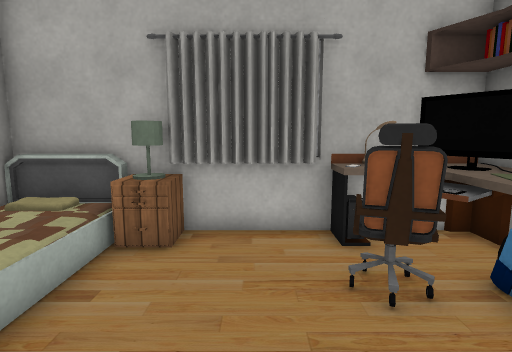
view 1 (above)

12 first-person views from a walk through a 3-D level made in the Unity game engine. The camera is 1.2 m above the floor, tilts 8° down and sees 80° across. The floor is counted in squares, 0.5 m on a side. Each view is taken from the middle of a square. On the plan, view 1 faces up. The plan holds only what a view shows up to about 19 squares ahead; the rest is blank. The player is left out. Some surface patterns are stand-ins.

view 2
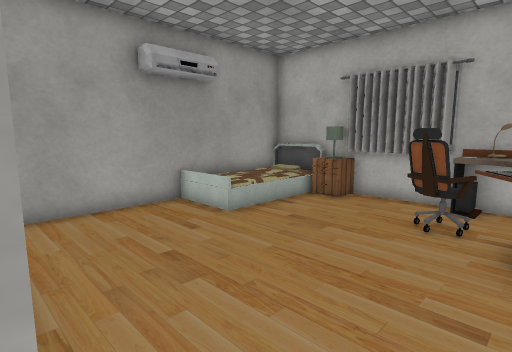

view 3
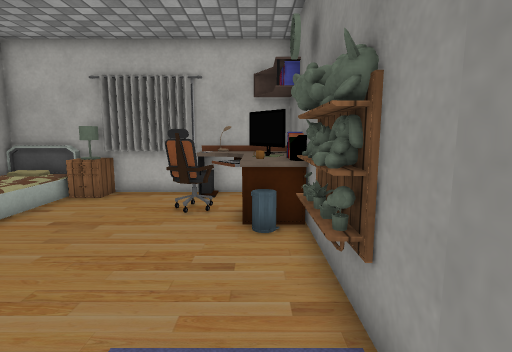

view 4
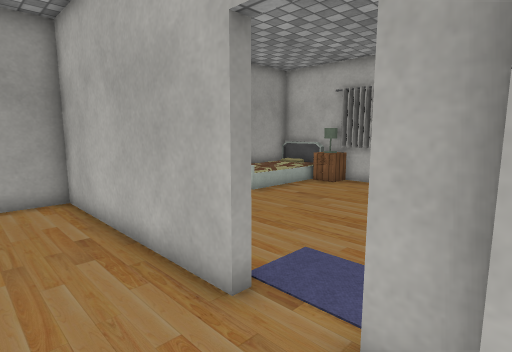

view 5
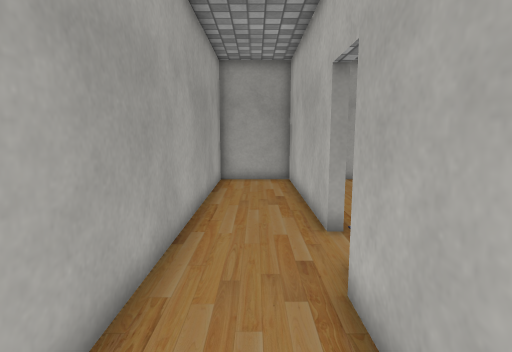

view 6
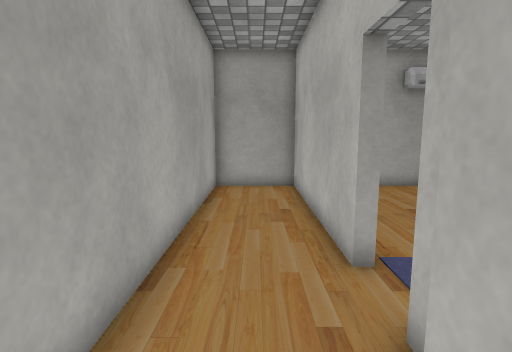

view 7
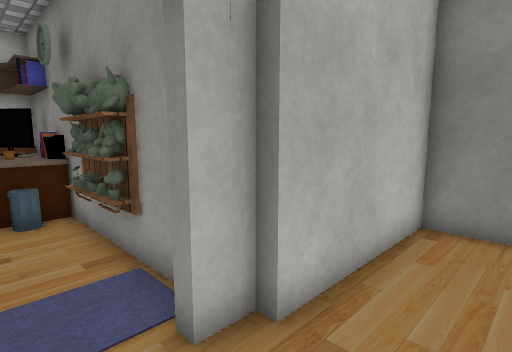

view 8
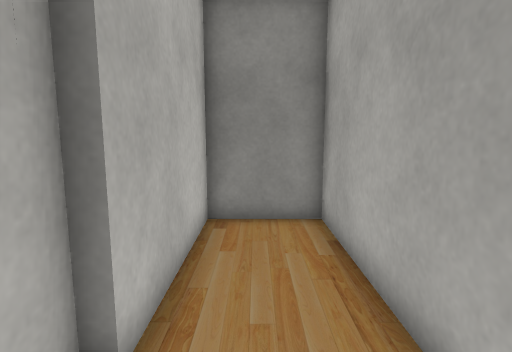

view 9
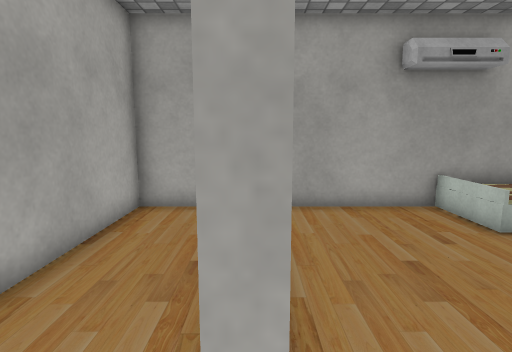

view 10
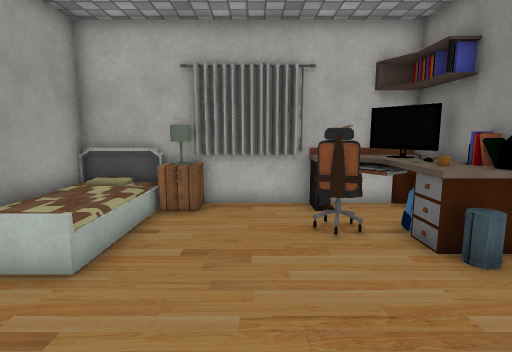

view 11
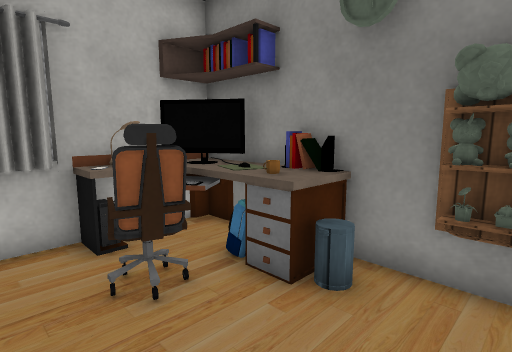

view 12
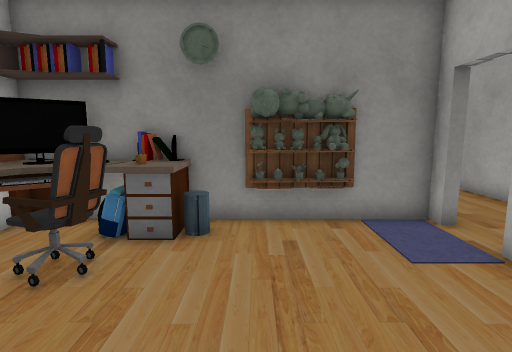

### Floor plan
Points are (right, up) in squares from view 1. A wall is a line through its corners. A room is listed if a view was taken in it or the views show most of it. See-through windows are left out.
Room 1 (views 1, 2, 9, 10, 11, 12)
walls: (5.4, 1.4) (5.4, 2.5); (-3.4, 7.4) (-5.8, 7.4) (-5.8, -2.9); (2.8, -3.8) (2.8, -4.2); (4.8, -4.2) (4.8, -3.9) (5.3, -3.9) (5.3, -2.4); (5.7, -4.6) (5.7, -4.2)
low walls: (1.6, 7.4) (-1.5, 7.4)
ways out: opening at (3.5, -4) to room 2
objects: cabinet (-3, 6) to (-2, 6); lamp (-3, 7) to (-2, 7); curtain (0, 7); chair (1, 4) to (2, 4); table (2, 6); other object (2, 7); keyboard (3, 5) to (3, 6); lamp (3, 7); table (4, 3); cup (4, 4); computer (4, 5) to (5, 7); carpet (5, -2); shelf (5, -1) to (5, 1); bookshelf (5, 3) to (5, 4); table (5, 7)
Room 2 (views 3, 4, 5, 6, 7, 8)
walls: (2.8, -4.2) (-5.8, -4.2) (-5.8, -7.8) (11.4, -7.8) (11.4, -4.6) (5.7, -4.6); (5.7, -4.2) (4.8, -4.2)
ways out: opening at (3.5, -4) to room 1

Where each view was taken, in squares from view 1:
view 1: 0 up, 0 right, facing up
view 2: 4 down, 4 right, facing up-left
view 3: 5 down, 4 right, facing up
view 4: 7 down, 6 right, facing up-left
view 5: 6 down, 10 right, facing left
view 6: 6 down, 8 right, facing left
view 7: 7 down, 3 right, facing up-right
view 8: 6 down, 3 right, facing right
view 9: 4 down, 4 right, facing left
view 10: 3 down, 0 right, facing up
view 11: 0 up, 0 right, facing up-right
view 12: 1 up, 3 left, facing right
